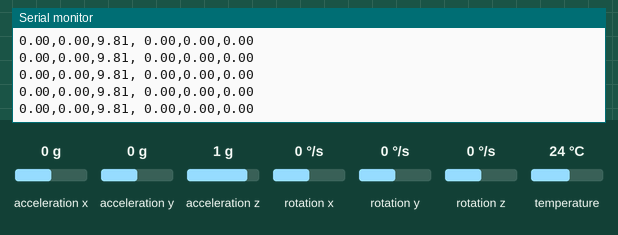
This sketch was run on a simulated Arduino Uno, built with avr-gcc and run on an emulated ATmega328P. On the bench: the last lines printed to the serial monitor. Inputs (shaded band) come from the test bench; at power-on: acceleration x 0 g, acceleration y 0 g, acceleration z 1 g, rotation x 0 °/s, rotation y 0 °/s, rotation z 0 °/s, temperature 24 °C.

Above: at 1.3 s.
1.4 s: acceleration x set to -0.8 g
At 1.9 s:
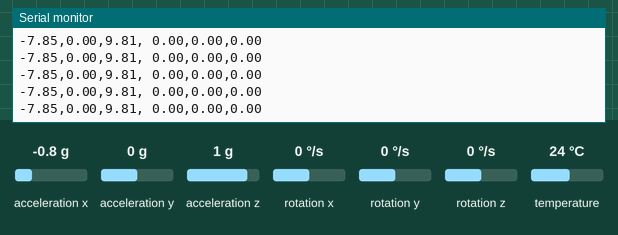
4.4 s: acceleration y set to -1.4 g
At 5.1 s:
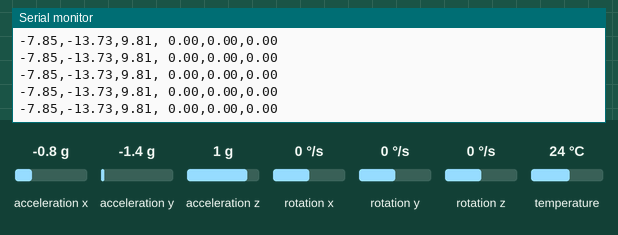
7.4 s: acceleration z set to -0.8 g
At 8.5 s:
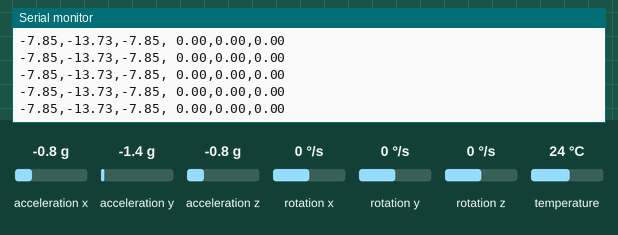
10.4 s: acceleration x set to 0 g
At 11.2 s:
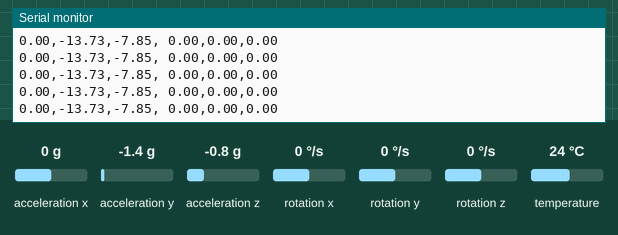
13.4 s: rotation x set to -192 °/s
At 14.3 s:
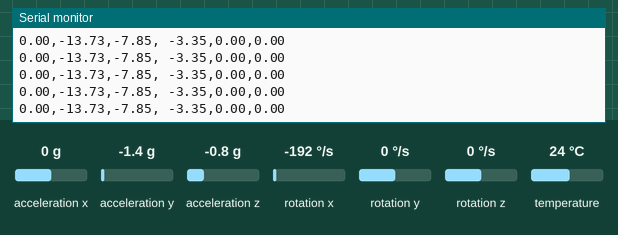
16.4 s: acceleration y set to 0 g
At 17.3 s:
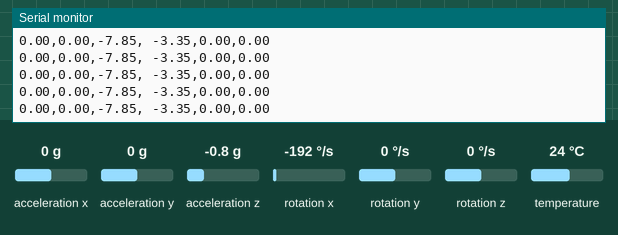

The sketch:

6050_test3.ino
```cpp
/*
from here https://lastminuteengineers.com/mpu6050-accel-gyro-arduino-tutorial/

*/
#include <Adafruit_MPU6050.h>
#include <Adafruit_Sensor.h>
#include <Wire.h>

float elapsedTime, currentTime, previousTime;

Adafruit_MPU6050 mpu;


struct AngleDiff {
  float x;
  float y;
  float z;
};

struct AngleDiff diff;
void setup() {
  // setup serial baud rate
  Serial.begin(9600);

Serial.println("Start to find MPU6050 chip");
  // Try to initialize!
  if (!mpu.begin()) {
    Serial.println("Failed to find MPU6050 chip");
    while (1) {
      delay(10);
    }
  }
  Serial.println("MPU6050 Found!");

  // set accelerometer range to +-8G
  mpu.setAccelerometerRange(MPU6050_RANGE_8_G);

  // set gyro range to +- 500 deg/s
  mpu.setGyroRange(MPU6050_RANGE_500_DEG);

  // set filter bandwidth to 21 Hz
  mpu.setFilterBandwidth(MPU6050_BAND_21_HZ);

  delay(100);

  currentTime = millis();
}


void loop() {
  /* Get new sensor events with the readings */
  sensors_event_t a, g, temp;
  mpu.getEvent(&a, &g, &temp);

/*
  previousTime = currentTime;        // Previous time is stored before the actual time read
  currentTime = millis();            // Current time actual time read

  elapsedTime = (currentTime - previousTime) / 1000; // Divide by 1000 to get seconds
*/

  /* Print out the values */
  /*
  Serial.print("Acceleration X: ");
  Serial.print(a.acceleration.x);
  Serial.print(", Y: ");
  Serial.print(a.acceleration.y);
  Serial.print(", Z: ");
  Serial.print(a.acceleration.z);
  Serial.println(" m/s^2");
  */


/*
 // Rotation in rad/s
  Serial.print("Rotation X: ");
  Serial.print(g.gyro.x);
  Serial.print(", Y: ");
  Serial.print(g.gyro.y);
  Serial.print(", Z: ");
  Serial.print(g.gyro.z);
  Serial.println(" rad/s");


// rotation in rad

  diff.x = g.gyro.x * elapsedTime;
  diff.y = g.gyro.y * elapsedTime;
  diff.z = g.gyro.z * elapsedTime;
 Serial.print("Rotation X: ");
  Serial.print(diff.x);
  Serial.print(", Y: ");
  Serial.print(diff.y);
  Serial.print(", Z: ");
  Serial.print(diff.z);
  Serial.println(" rad");

  Serial.print("Temperature: ");
  Serial.print(temp.temperature);
  Serial.println(" degC");
*/

 // Serial plotter output
  Serial.print(a.orientation.x);
  Serial.print(",");
  Serial.print(a.orientation.y);
  Serial.print(",");
  Serial.print(a.orientation.z);
  Serial.print(", ");
  Serial.print(g.gyro.x);
  Serial.print(",");
  Serial.print(g.gyro.y);
  Serial.print(",");
  Serial.print(g.gyro.z);
  Serial.println("");
  delay(10);
}
```

Measured:
- after the input at 1.4 s, the serial monitor: prints a new line after 0.07 s (image 1)
- after the input at 4.4 s, the serial monitor: prints a new line after 0.09 s (image 2)
- after the input at 7.4 s, the serial monitor: prints a new line after 0.07 s (image 3)
- after the input at 10.4 s, the serial monitor: prints a new line after 0.07 s (image 4)
- after the input at 13.4 s, the serial monitor: prints a new line after 0.09 s (image 5)
- after the input at 16.4 s, the serial monitor: prints a new line after 0.08 s (image 6)
